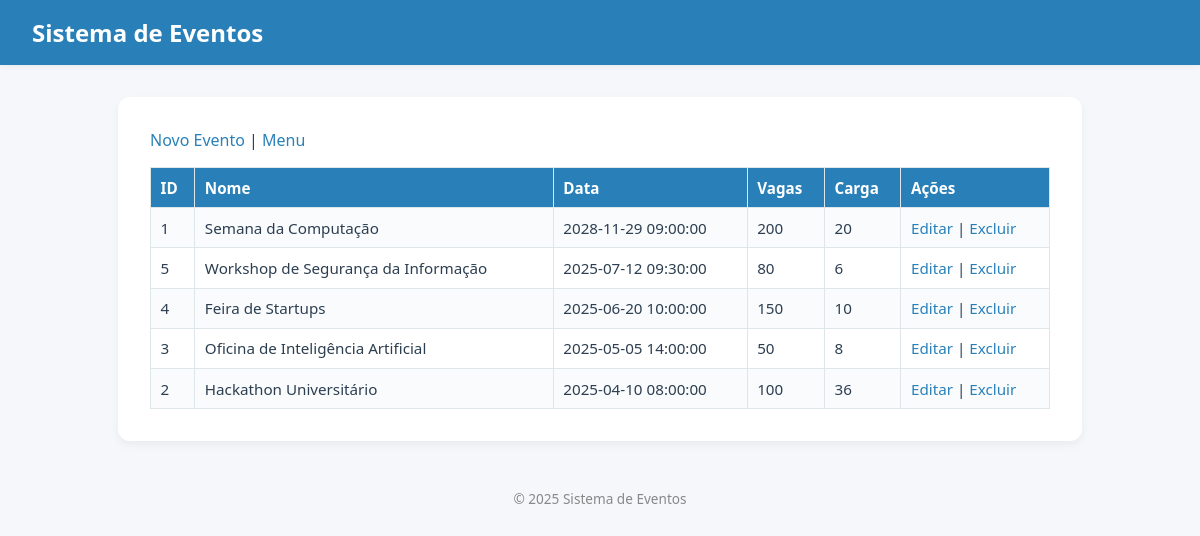
The app's page /evento/evento_list.php with its own data.
### tables this page shows
CREATE TABLE IF NOT EXISTS eventos (
    id INT AUTO_INCREMENT PRIMARY KEY,
    nome VARCHAR(150) NOT NULL,
    descricao TEXT,
    data_evento DATETIME NOT NULL,
    vagas INT UNSIGNED,
    carga_horaria INT
    
);

### banco/db.php (called while the page is built, shortened)
<?php
function h($s){ return htmlspecialchars($s, ENT_QUOTES, 'UTF-8'); }

### evento/evento_list.php (the view, shortened to what this page needs)
<?php
require '../banco/db.php';
$res = mysqli_query($mysqli, "SELECT * FROM eventos ORDER BY data_evento DESC");
?>
<!doctype html>
<html>
<head>
  <link rel="stylesheet" href="/style.css">
</head>
<body>
  <header>
    <h1>Sistema de Eventos</h1>
  </header>
  <main>
    <a href="evento_form.php">Novo Evento</a> | <a href="../index.php">Menu</a>
    <table border="1" cellpadding="6">
      <tr>
        <th>ID</th>
        <th>Nome</th>
        <th>Data</th>
        <th>Vagas</th>
        <th>Carga</th>
        <th>Ações</th>
      </tr>
      <?php while($row = mysqli_fetch_assoc($res)): ?>
      <tr>
        <td><?=h($row['id'])?></td>
        <td><?=h($row['nome'])?></td>
        <td><?=h($row['data_evento'])?></td>
        <td><?=h($row['vagas'])?></td>
        <td><?=h($row['carga_horaria'])?></td>
        <td>
          <a href="evento_form.php?id=<?=h($row['id'])?>">Editar</a> |
          <a href="evento_delete.php?id=<?=h($row['id'])?>" onclick="return confirm('Excluir?')">Excluir</a>
        </td>
      </tr>
      <?php endwhile; ?>
    </table>
  </main>
  <footer>© <?=date('Y')?> Sistema de Eventos</footer>
</body>
</html>

### style.css (style rules this page uses)
:root { --bg: #f5f7fa; --card: #fff; --text: #2c3e50; --accent: #2980b9; --accent-hover: #1f6391; --border: #dfe6e9; --success: #27ae60; --danger: #c0392b; --shadow: rgba(0, 0, 0, 0.05); }
body { font-family: "Segoe UI", Roboto, sans-serif; background-color: var(--bg); margin: 0; padding: 0; color: var(--text); }
header { background-color: var(--accent); color: #fff; padding: 1rem 2rem; box-shadow: 0 2px 5px var(--shadow); }
header h1 { margin: 0; font-size: 1.5rem; }
main { max-width: 900px; margin: 2rem auto; background: var(--card); border-radius: 12px; box-shadow: 0 4px 10px var(--shadow); padding: 2rem; }
table { width: 100%; border-collapse: collapse; margin-top: 1rem; font-size: 0.95rem; }
th, td { padding: 0.6rem; border: 1px solid var(--border); text-align: left; }
th { background: var(--accent); color: white; }
tr:nth-child(even) { background: #f9fbfd; }
a { color: var(--accent); text-decoration: none; font-weight: 500; }
footer { text-align: center; color: #888; margin-top: 3rem; font-size: 0.85rem; }

### records on screen
eventos: id "1", nome "Semana da Computação", data_evento "2028-11-29 09:00:00", vagas "200", carga_horaria "20"
eventos: id "5", nome "Workshop de Segurança da Informação", data_evento "2025-07-12 09:30:00", vagas "80", carga_horaria "6"
eventos: id "4", nome "Feira de Startups", data_evento "2025-06-20 10:00:00", vagas "150", carga_horaria "10"
eventos: id "3", nome "Oficina de Inteligência Artificial", data_evento "2025-05-05 14:00:00", vagas "50", carga_horaria "8"
eventos: id "2", nome "Hackathon Universitário", data_evento "2025-04-10 08:00:00", vagas "100", carga_horaria "36"
